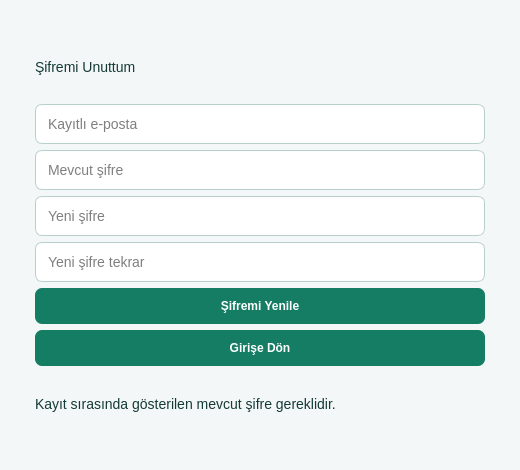
<?xml version="1.0" encoding="utf-8"?>
<ui version="4.0">
  <class>Form</class>
  <widget class="QWidget" name="Form">
    <property name="windowTitle">
      <string>Şifremi Unuttum</string>
    </property>
    <property name="minimumSize">
      <size>
        <width>520</width>
        <height>470</height>
      </size>
    </property>
    <property name="styleSheet">
      <string>QWidget#Form {background:#f3f7f7;} QLabel {color:#153a37;font-size:14px;} QLineEdit {padding:10px;border:1px solid #b6cfcb;border-radius:7px;background:white;font-size:14px;} QPushButton {padding:11px;background:#147d64;color:white;border-radius:7px;font-weight:bold;} QPushButton:hover {background:#0f604e;}</string>
    </property>
    <layout class="QVBoxLayout" name="verticalLayout">
      <property name="leftMargin">
        <number>35</number>
      </property>
      <property name="rightMargin">
        <number>35</number>
      </property>
      <property name="topMargin">
        <number>35</number>
      </property>
      <property name="bottomMargin">
        <number>35</number>
      </property>
      <item>
        <widget class="QLabel" name="lblTitle">
          <property name="text">
            <string>Şifremi Unuttum</string>
          </property>
        </widget>
      </item>
      <item>
        <widget class="QLineEdit" name="txtEmail">
          <property name="placeholderText">
            <string>Kayıtlı e-posta</string>
          </property>
        </widget>
      </item>
      <item>
        <widget class="QLineEdit" name="txtRecovery">
          <property name="placeholderText">
            <string>Mevcut şifre</string>
          </property>
        </widget>
      </item>
      <item>
        <widget class="QLineEdit" name="txtNewPassword">
          <property name="placeholderText">
            <string>Yeni şifre</string>
          </property>
          <property name="echoMode">
            <enum>QLineEdit::Password</enum>
          </property>
        </widget>
      </item>
      <item>
        <widget class="QLineEdit" name="txtConfirm">
          <property name="placeholderText">
            <string>Yeni şifre tekrar</string>
          </property>
          <property name="echoMode">
            <enum>QLineEdit::Password</enum>
          </property>
        </widget>
      </item>
      <item>
        <widget class="QPushButton" name="btnReset">
          <property name="text">
            <string>Şifremi Yenile</string>
          </property>
        </widget>
      </item>
      <item>
        <widget class="QPushButton" name="btnBack">
          <property name="text">
            <string>Girişe Dön</string>
          </property>
        </widget>
      </item>
      <item>
        <widget class="QLabel" name="lblInfo">
          <property name="text">
            <string>Kayıt sırasında gösterilen mevcut şifre gereklidir.</string>
          </property>
        </widget>
      </item>
    </layout>
  </widget>
  <resources/>
  <connections/>
</ui>
